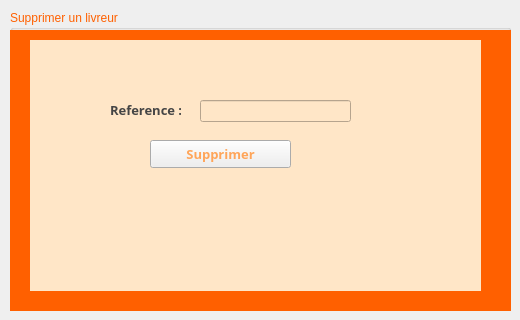
      <widget class="QWidget" name="tab_12">
       <attribute name="title">
        <string>Supprimer</string>
       </attribute>
       <widget class="QGroupBox" name="groupBox_8">
        <property name="geometry">
         <rect>
          <x>10</x>
          <y>10</y>
          <width>501</width>
          <height>301</height>
         </rect>
        </property>
        <property name="palette">
         <palette>
          <active>
           <colorrole role="WindowText">
            <brush brushstyle="SolidPattern">
             <color alpha="255">
              <red>255</red>
              <green>96</green>
              <blue>0</blue>
             </color>
            </brush>
           </colorrole>
           <colorrole role="Button">
            <brush brushstyle="SolidPattern">
             <color alpha="255">
              <red>255</red>
              <green>230</green>
              <blue>199</blue>
             </color>
            </brush>
           </colorrole>
           <colorrole role="Light">
            <brush brushstyle="SolidPattern">
             <color alpha="255">
              <red>255</red>
              <green>237</green>
              <blue>192</blue>
             </color>
            </brush>
           </colorrole>
           <colorrole role="Midlight">
            <brush brushstyle="SolidPattern">
             <color alpha="255">
              <red>255</red>
              <green>219</green>
              <blue>128</blue>
             </color>
            </brush>
           </colorrole>
           <colorrole role="Dark">
            <brush brushstyle="SolidPattern">
             <color alpha="255">
              <red>127</red>
              <green>100</green>
              <blue>32</blue>
             </color>
            </brush>
           </colorrole>
           <colorrole role="Mid">
            <brush brushstyle="SolidPattern">
             <color alpha="255">
              <red>170</red>
              <green>134</green>
              <blue>42</blue>
             </color>
            </brush>
           </colorrole>
           <colorrole role="Text">
            <brush brushstyle="SolidPattern">
             <color alpha="255">
              <red>255</red>
              <green>96</green>
              <blue>0</blue>
             </color>
            </brush>
           </colorrole>
           <colorrole role="BrightText">
            <brush brushstyle="SolidPattern">
             <color alpha="255">
              <red>255</red>
              <green>255</green>
              <blue>255</blue>
             </color>
            </brush>
           </colorrole>
           <colorrole role="ButtonText">
            <brush brushstyle="SolidPattern">
             <color alpha="255">
              <red>255</red>
              <green>96</green>
              <blue>0</blue>
             </color>
            </brush>
           </colorrole>
           <colorrole role="Base">
            <brush brushstyle="SolidPattern">
             <color alpha="255">
              <red>255</red>
              <green>230</green>
              <blue>199</blue>
             </color>
            </brush>
           </colorrole>
           <colorrole role="Window">
            <brush brushstyle="SolidPattern">
             <color alpha="255">
              <red>255</red>
              <green>230</green>
              <blue>199</blue>
             </color>
            </brush>
           </colorrole>
           <colorrole role="Shadow">
            <brush brushstyle="SolidPattern">
             <color alpha="255">
              <red>0</red>
              <green>0</green>
              <blue>0</blue>
             </color>
            </brush>
           </colorrole>
           <colorrole role="AlternateBase">
            <brush brushstyle="SolidPattern">
             <color alpha="255">
              <red>255</red>
              <green>228</green>
              <blue>159</blue>
             </color>
            </brush>
           </colorrole>
           <colorrole role="ToolTipBase">
            <brush brushstyle="SolidPattern">
             <color alpha="255">
              <red>255</red>
              <green>255</green>
              <blue>220</blue>
             </color>
            </brush>
           </colorrole>
           <colorrole role="ToolTipText">
            <brush brushstyle="SolidPattern">
             <color alpha="255">
              <red>0</red>
              <green>0</green>
              <blue>0</blue>
             </color>
            </brush>
           </colorrole>
           <colorrole role="PlaceholderText">
            <brush brushstyle="SolidPattern">
             <color alpha="128">
              <red>0</red>
              <green>0</green>
              <blue>0</blue>
             </color>
            </brush>
           </colorrole>
          </active>
          <inactive>
           <colorrole role="WindowText">
            <brush brushstyle="SolidPattern">
             <color alpha="255">
              <red>255</red>
              <green>96</green>
              <blue>0</blue>
             </color>
            </brush>
           </colorrole>
           <colorrole role="Button">
            <brush brushstyle="SolidPattern">
             <color alpha="255">
              <red>255</red>
              <green>230</green>
              <blue>199</blue>
             </color>
            </brush>
           </colorrole>
           <colorrole role="Light">
            <brush brushstyle="SolidPattern">
             <color alpha="255">
              <red>255</red>
              <green>237</green>
              <blue>192</blue>
             </color>
            </brush>
           </colorrole>
           <colorrole role="Midlight">
            <brush brushstyle="SolidPattern">
             <color alpha="255">
              <red>255</red>
              <green>219</green>
              <blue>128</blue>
             </color>
            </brush>
           </colorrole>
           <colorrole role="Dark">
            <brush brushstyle="SolidPattern">
             <color alpha="255">
              <red>127</red>
              <green>100</green>
              <blue>32</blue>
             </color>
            </brush>
           </colorrole>
           <colorrole role="Mid">
            <brush brushstyle="SolidPattern">
             <color alpha="255">
              <red>170</red>
              <green>134</green>
              <blue>42</blue>
             </color>
            </brush>
           </colorrole>
           <colorrole role="Text">
            <brush brushstyle="SolidPattern">
             <color alpha="255">
              <red>255</red>
              <green>96</green>
              <blue>0</blue>
             </color>
            </brush>
           </colorrole>
           <colorrole role="BrightText">
            <brush brushstyle="SolidPattern">
             <color alpha="255">
              <red>255</red>
              <green>255</green>
              <blue>255</blue>
             </color>
            </brush>
           </colorrole>
           <colorrole role="ButtonText">
            <brush brushstyle="SolidPattern">
             <color alpha="255">
              <red>255</red>
              <green>96</green>
              <blue>0</blue>
             </color>
            </brush>
           </colorrole>
           <colorrole role="Base">
            <brush brushstyle="SolidPattern">
             <color alpha="255">
              <red>255</red>
              <green>230</green>
              <blue>199</blue>
             </color>
            </brush>
           </colorrole>
           <colorrole role="Window">
            <brush brushstyle="SolidPattern">
             <color alpha="255">
              <red>255</red>
              <green>230</green>
              <blue>199</blue>
             </color>
            </brush>
           </colorrole>
           <colorrole role="Shadow">
            <brush brushstyle="SolidPattern">
             <color alpha="255">
              <red>0</red>
              <green>0</green>
              <blue>0</blue>
             </color>
            </brush>
           </colorrole>
           <colorrole role="AlternateBase">
            <brush brushstyle="SolidPattern">
             <color alpha="255">
              <red>255</red>
              <green>228</green>
              <blue>159</blue>
             </color>
            </brush>
           </colorrole>
           <colorrole role="ToolTipBase">
            <brush brushstyle="SolidPattern">
             <color alpha="255">
              <red>255</red>
              <green>255</green>
              <blue>220</blue>
             </color>
            </brush>
           </colorrole>
           <colorrole role="ToolTipText">
            <brush brushstyle="SolidPattern">
             <color alpha="255">
              <red>0</red>
              <green>0</green>
              <blue>0</blue>
             </color>
            </brush>
           </colorrole>
           <colorrole role="PlaceholderText">
            <brush brushstyle="SolidPattern">
             <color alpha="128">
              <red>0</red>
              <green>0</green>
              <blue>0</blue>
             </color>
            </brush>
           </colorrole>
          </inactive>
          <disabled>
           <colorrole role="WindowText">
            <brush brushstyle="SolidPattern">
             <color alpha="255">
              <red>255</red>
              <green>96</green>
              <blue>0</blue>
             </color>
            </brush>
           </colorrole>
           <colorrole role="Button">
            <brush brushstyle="SolidPattern">
             <color alpha="255">
              <red>255</red>
              <green>230</green>
              <blue>199</blue>
             </color>
            </brush>
           </colorrole>
           <colorrole role="Light">
            <brush brushstyle="SolidPattern">
             <color alpha="255">
              <red>255</red>
              <green>237</green>
              <blue>192</blue>
             </color>
            </brush>
           </colorrole>
           <colorrole role="Midlight">
            <brush brushstyle="SolidPattern">
             <color alpha="255">
              <red>255</red>
              <green>219</green>
              <blue>128</blue>
             </color>
            </brush>
           </colorrole>
           <colorrole role="Dark">
            <brush brushstyle="SolidPattern">
             <color alpha="255">
              <red>127</red>
              <green>100</green>
              <blue>32</blue>
             </color>
            </brush>
           </colorrole>
           <colorrole role="Mid">
            <brush brushstyle="SolidPattern">
             <color alpha="255">
              <red>170</red>
              <green>134</green>
              <blue>42</blue>
             </color>
            </brush>
           </colorrole>
           <colorrole role="Text">
            <brush brushstyle="SolidPattern">
             <color alpha="255">
              <red>255</red>
              <green>96</green>
              <blue>0</blue>
             </color>
            </brush>
           </colorrole>
           <colorrole role="BrightText">
            <brush brushstyle="SolidPattern">
             <color alpha="255">
              <red>255</red>
              <green>255</green>
              <blue>255</blue>
             </color>
            </brush>
           </colorrole>
           <colorrole role="ButtonText">
            <brush brushstyle="SolidPattern">
             <color alpha="255">
              <red>255</red>
              <green>96</green>
              <blue>0</blue>
             </color>
            </brush>
           </colorrole>
           <colorrole role="Base">
            <brush brushstyle="SolidPattern">
             <color alpha="255">
              <red>255</red>
              <green>230</green>
              <blue>199</blue>
             </color>
            </brush>
           </colorrole>
           <colorrole role="Window">
            <brush brushstyle="SolidPattern">
             <color alpha="255">
              <red>255</red>
              <green>230</green>
              <blue>199</blue>
             </color>
            </brush>
           </colorrole>
           <colorrole role="Shadow">
            <brush brushstyle="SolidPattern">
             <color alpha="255">
              <red>0</red>
              <green>0</green>
              <blue>0</blue>
             </color>
            </brush>
           </colorrole>
           <colorrole role="AlternateBase">
            <brush brushstyle="SolidPattern">
             <color alpha="255">
              <red>255</red>
              <green>201</green>
              <blue>64</blue>
             </color>
            </brush>
           </colorrole>
           <colorrole role="ToolTipBase">
            <brush brushstyle="SolidPattern">
             <color alpha="255">
              <red>255</red>
              <green>255</green>
              <blue>220</blue>
             </color>
            </brush>
           </colorrole>
           <colorrole role="ToolTipText">
            <brush brushstyle="SolidPattern">
             <color alpha="255">
              <red>0</red>
              <green>0</green>
              <blue>0</blue>
             </color>
            </brush>
           </colorrole>
           <colorrole role="PlaceholderText">
            <brush brushstyle="SolidPattern">
             <color alpha="128">
              <red>0</red>
              <green>0</green>
              <blue>0</blue>
             </color>
            </brush>
           </colorrole>
          </disabled>
         </palette>
        </property>
        <property name="title">
         <string>Supprimer un livreur</string>
        </property>
        <widget class="QLineEdit" name="lineEdit_referenceS_2">
         <property name="geometry">
          <rect>
           <x>190</x>
           <y>90</y>
           <width>151</width>
           <height>22</height>
          </rect>
         </property>
        </widget>
        <widget class="QLabel" name="label_113">
         <property name="geometry">
          <rect>
           <x>100</x>
           <y>90</y>
           <width>71</width>
           <height>20</height>
          </rect>
         </property>
         <property name="font">
          <font>
           <family>Tw Cen MT Condensed</family>
           <pointsize>10</pointsize>
           <weight>75</weight>
           <bold>true</bold>
          </font>
         </property>
         <property name="styleSheet">
          <string notr="true">color: rgb(69, 69, 69);</string>
         </property>
         <property name="text">
          <string>Reference :</string>
         </property>
        </widget>
        <widget class="QPushButton" name="pushButton_livreur">
         <property name="geometry">
          <rect>
           <x>140</x>
           <y>130</y>
           <width>141</width>
           <height>28</height>
          </rect>
         </property>
         <property name="font">
          <font>
           <family>Tw Cen MT Condensed</family>
           <pointsize>10</pointsize>
           <weight>75</weight>
           <bold>true</bold>
          </font>
         </property>
         <property name="styleSheet">
          <string notr="true">color: rgb(255, 165, 89);
selection-color: rgb(255, 255, 255);</string>
         </property>
         <property name="text">
          <string>Supprimer</string>
         </property>
        </widget>
        <widget class="QLabel" name="label_114">
         <property name="geometry">
          <rect>
           <x>0</x>
           <y>20</y>
           <width>501</width>
           <height>281</height>
          </rect>
         </property>
         <property name="styleSheet">
          <string notr="true">background-color: rgb(255, 96, 0);</string>
         </property>
         <property name="text">
          <string/>
         </property>
        </widget>
        <widget class="QLabel" name="label_115">
         <property name="geometry">
          <rect>
           <x>20</x>
           <y>30</y>
           <width>451</width>
           <height>251</height>
          </rect>
         </property>
         <property name="styleSheet">
          <string notr="true">background-color: rgb(255, 230, 199);</string>
         </property>
         <property name="text">
          <string/>
         </property>
        </widget>
        <zorder>label_114</zorder>
        <zorder>label_115</zorder>
        <zorder>lineEdit_referenceS_2</zorder>
        <zorder>label_113</zorder>
        <zorder>pushButton_livreur</zorder>
       </widget>
      </widget>
